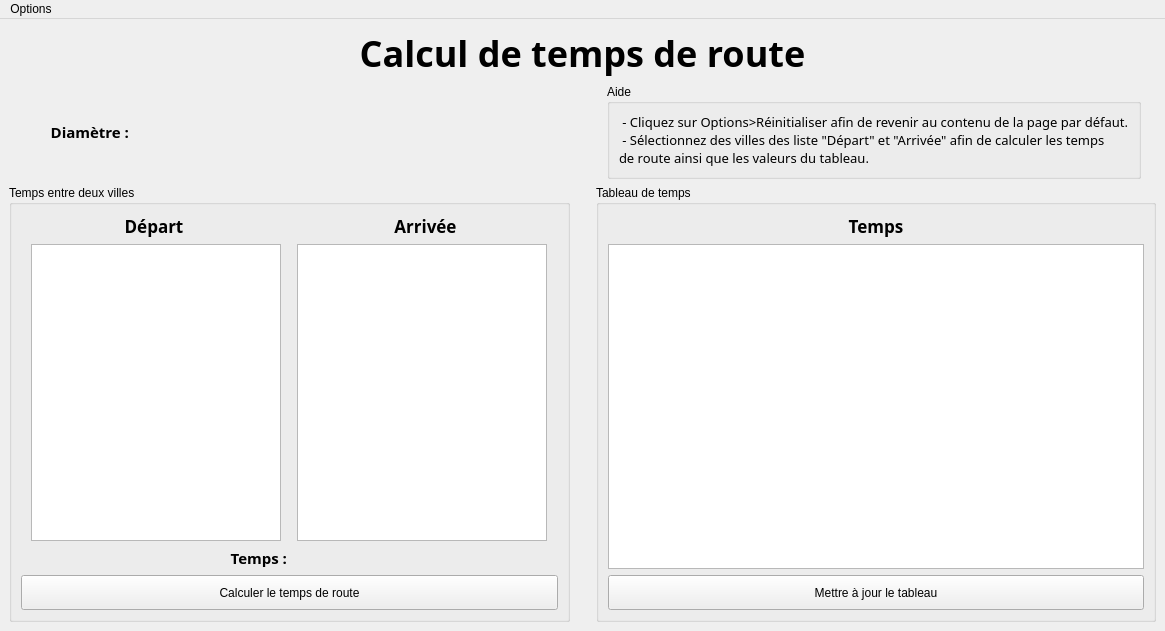
<?xml version="1.0" encoding="UTF-8"?>
<ui version="4.0">
 <class>MainWindow</class>
 <widget class="QMainWindow" name="MainWindow">
  <property name="enabled">
   <bool>true</bool>
  </property>
  <property name="geometry">
   <rect>
    <x>0</x>
    <y>0</y>
    <width>1165</width>
    <height>631</height>
   </rect>
  </property>
  <property name="windowTitle">
   <string>MainWindow</string>
  </property>
  <widget class="QWidget" name="centralwidget">
   <layout class="QVBoxLayout" name="verticalLayout_4">
    <item>
     <widget class="QLabel" name="label_titre">
      <property name="font">
       <font>
        <family>Candara</family>
        <pointsize>27</pointsize>
        <bold>true</bold>
       </font>
      </property>
      <property name="text">
       <string>Calcul de temps de route</string>
      </property>
      <property name="alignment">
       <set>Qt::AlignCenter</set>
      </property>
      <property name="margin">
       <number>6</number>
      </property>
     </widget>
    </item>
    <item>
     <layout class="QHBoxLayout" name="layout_diametre">
      <property name="topMargin">
       <number>0</number>
      </property>
      <property name="rightMargin">
       <number>15</number>
      </property>
      <property name="bottomMargin">
       <number>0</number>
      </property>
      <item>
       <widget class="QLabel" name="label_diametre">
        <property name="maximumSize">
         <size>
          <width>120</width>
          <height>16777215</height>
         </size>
        </property>
        <property name="font">
         <font>
          <family>Candara</family>
          <pointsize>11</pointsize>
          <bold>true</bold>
         </font>
        </property>
        <property name="text">
         <string>Diamètre :</string>
        </property>
        <property name="alignment">
         <set>Qt::AlignRight|Qt::AlignTrailing|Qt::AlignVCenter</set>
        </property>
        <property name="margin">
         <number>0</number>
        </property>
       </widget>
      </item>
      <item>
       <widget class="QLabel" name="label_diametre_result">
        <property name="font">
         <font>
          <pointsize>10</pointsize>
         </font>
        </property>
        <property name="text">
         <string/>
        </property>
       </widget>
      </item>
      <item>
       <widget class="QGroupBox" name="groupBox_aide">
        <property name="title">
         <string>Aide</string>
        </property>
        <layout class="QVBoxLayout" name="verticalLayout_3">
         <item>
          <widget class="QLabel" name="label_aide">
           <property name="font">
            <font>
             <family>Candara</family>
             <pointsize>10</pointsize>
            </font>
           </property>
           <property name="text">
            <string> - Cliquez sur Options&gt;Réinitialiser afin de revenir au contenu de la page par défaut.
 - Sélectionnez des villes des liste &quot;Départ&quot; et &quot;Arrivée&quot; afin de calculer les temps
de route ainsi que les valeurs du tableau.</string>
           </property>
          </widget>
         </item>
        </layout>
       </widget>
      </item>
     </layout>
    </item>
    <item>
     <layout class="QHBoxLayout" name="layout_contenu">
      <item>
       <widget class="QGroupBox" name="groupBox_dep_arr_temps">
        <property name="title">
         <string>Temps entre deux villes</string>
        </property>
        <layout class="QVBoxLayout" name="verticalLayout">
         <item>
          <layout class="QHBoxLayout" name="layout_titres_dep_arr">
           <item>
            <widget class="QLabel" name="label_depart">
             <property name="font">
              <font>
               <family>Candara</family>
               <pointsize>13</pointsize>
               <bold>true</bold>
              </font>
             </property>
             <property name="text">
              <string>Départ</string>
             </property>
             <property name="alignment">
              <set>Qt::AlignCenter</set>
             </property>
             <property name="margin">
              <number>0</number>
             </property>
            </widget>
           </item>
           <item>
            <widget class="QLabel" name="label_arrivee">
             <property name="font">
              <font>
               <family>Candara</family>
               <pointsize>13</pointsize>
               <bold>true</bold>
              </font>
             </property>
             <property name="text">
              <string>Arrivée</string>
             </property>
             <property name="alignment">
              <set>Qt::AlignCenter</set>
             </property>
             <property name="margin">
              <number>0</number>
             </property>
            </widget>
           </item>
          </layout>
         </item>
         <item>
          <layout class="QHBoxLayout" name="layout_dep_arr">
           <property name="sizeConstraint">
            <enum>QLayout::SetDefaultConstraint</enum>
           </property>
           <item>
            <widget class="QListWidget" name="depart">
             <property name="maximumSize">
              <size>
               <width>250</width>
               <height>16777215</height>
              </size>
             </property>
             <property name="font">
              <font>
               <pointsize>10</pointsize>
              </font>
             </property>
             <property name="selectionMode">
              <enum>QAbstractItemView::MultiSelection</enum>
             </property>
            </widget>
           </item>
           <item>
            <widget class="QListWidget" name="arrivee">
             <property name="minimumSize">
              <size>
               <width>0</width>
               <height>0</height>
              </size>
             </property>
             <property name="maximumSize">
              <size>
               <width>250</width>
               <height>16777215</height>
              </size>
             </property>
             <property name="font">
              <font>
               <pointsize>10</pointsize>
              </font>
             </property>
             <property name="selectionMode">
              <enum>QAbstractItemView::MultiSelection</enum>
             </property>
            </widget>
           </item>
          </layout>
         </item>
         <item>
          <layout class="QHBoxLayout" name="layout_temps">
           <item>
            <widget class="QLabel" name="label_temps">
             <property name="maximumSize">
              <size>
               <width>16777215</width>
               <height>16777215</height>
              </size>
             </property>
             <property name="font">
              <font>
               <family>Candara</family>
               <pointsize>11</pointsize>
               <bold>true</bold>
              </font>
             </property>
             <property name="text">
              <string>Temps :</string>
             </property>
             <property name="alignment">
              <set>Qt::AlignRight|Qt::AlignTrailing|Qt::AlignVCenter</set>
             </property>
             <property name="margin">
              <number>5</number>
             </property>
            </widget>
           </item>
           <item>
            <widget class="QLabel" name="label_temps_res">
             <property name="font">
              <font>
               <pointsize>10</pointsize>
              </font>
             </property>
             <property name="text">
              <string/>
             </property>
            </widget>
           </item>
          </layout>
         </item>
         <item>
          <widget class="QPushButton" name="buttonTemps">
           <property name="minimumSize">
            <size>
             <width>0</width>
             <height>35</height>
            </size>
           </property>
           <property name="text">
            <string>Calculer le temps de route</string>
           </property>
           <property name="checkable">
            <bool>false</bool>
           </property>
          </widget>
         </item>
        </layout>
       </widget>
      </item>
      <item>
       <spacer name="verticalSpacer">
        <property name="orientation">
         <enum>Qt::Vertical</enum>
        </property>
        <property name="sizeHint" stdset="0">
         <size>
          <width>20</width>
          <height>40</height>
         </size>
        </property>
       </spacer>
      </item>
      <item>
       <widget class="QGroupBox" name="groupBox_tableau">
        <property name="title">
         <string>Tableau de temps</string>
        </property>
        <layout class="QVBoxLayout" name="verticalLayout_2">
         <item>
          <widget class="QLabel" name="label_tableau">
           <property name="font">
            <font>
             <family>Candara</family>
             <pointsize>13</pointsize>
             <bold>true</bold>
            </font>
           </property>
           <property name="text">
            <string>Temps</string>
           </property>
           <property name="alignment">
            <set>Qt::AlignCenter</set>
           </property>
           <property name="margin">
            <number>0</number>
           </property>
          </widget>
         </item>
         <item>
          <widget class="QTableWidget" name="tableau">
           <property name="editTriggers">
            <set>QAbstractItemView::NoEditTriggers</set>
           </property>
           <property name="selectionMode">
            <enum>QAbstractItemView::SingleSelection</enum>
           </property>
           <property name="sortingEnabled">
            <bool>false</bool>
           </property>
          </widget>
         </item>
         <item>
          <widget class="QPushButton" name="buttonTab">
           <property name="minimumSize">
            <size>
             <width>0</width>
             <height>35</height>
            </size>
           </property>
           <property name="text">
            <string>Mettre à jour le tableau</string>
           </property>
          </widget>
         </item>
        </layout>
       </widget>
      </item>
     </layout>
    </item>
   </layout>
  </widget>
  <widget class="QMenuBar" name="menubar">
   <property name="geometry">
    <rect>
     <x>0</x>
     <y>0</y>
     <width>1165</width>
     <height>29</height>
    </rect>
   </property>
   <widget class="QMenu" name="menuOptions">
    <property name="title">
     <string>Options</string>
    </property>
    <addaction name="actionA_propos"/>
    <addaction name="actionReinitialiser"/>
    <addaction name="separator"/>
    <addaction name="actionQuitter"/>
   </widget>
   <addaction name="menuOptions"/>
  </widget>
  <action name="actionA_propos">
   <property name="text">
    <string>A propos</string>
   </property>
  </action>
  <action name="actionReinitialiser">
   <property name="text">
    <string>Réinitialiser</string>
   </property>
  </action>
  <action name="actionQuitter">
   <property name="text">
    <string>Quitter</string>
   </property>
  </action>
 </widget>
 <resources/>
 <connections/>
</ui>
